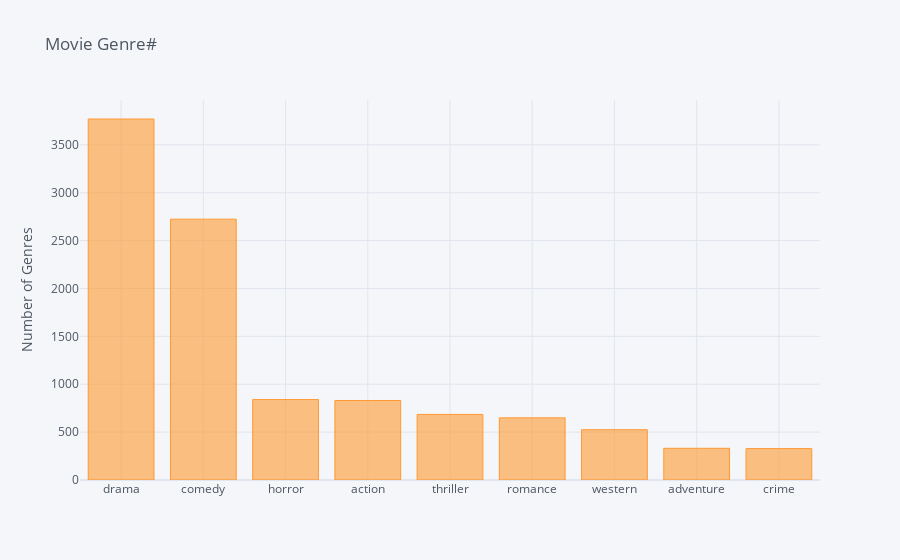

This figure's notebook cell:
### Code cell
train.Genre.value_counts().sort_values(ascending=False).iplot(kind='bar', yTitle='Number of Genres', title='Movie Genre#')

### Figure 1 — Plotly figure (JSON) as saved in the notebook; plotly's stock layout.template omitted (floating-point values rounded to 4 significant figures)
{"data": [{"marker": {"color": "rgba(255, 153, 51, 0.6)", "line": {"color": "rgba(255, 153, 51, 1.0)", "width": 1}}, "name": "Genre", "orientation": "v", "text": "", "type": "bar", "x": ["drama", "comedy", "horror", "action", "thriller", "romance", "western", "adventure", "crime"], "y": [3770, 2724, 840, 830, 685, 649, 525, 331, 328]}], "layout": {"legend": {"bgcolor": "#F5F6F9", "font": {"color": "#4D5663"}}, "paper_bgcolor": "#F5F6F9", "plot_bgcolor": "#F5F6F9", "title": {"font": {"color": "#4D5663"}, "text": "Movie Genre#"}, "xaxis": {"gridcolor": "#E1E5ED", "showgrid": true, "tickfont": {"color": "#4D5663"}, "title": {"font": {"color": "#4D5663"}, "text": ""}, "zerolinecolor": "#E1E5ED"}, "yaxis": {"gridcolor": "#E1E5ED", "showgrid": true, "tickfont": {"color": "#4D5663"}, "title": {"font": {"color": "#4D5663"}, "text": "Number of Genres"}, "zerolinecolor": "#E1E5ED"}}}
